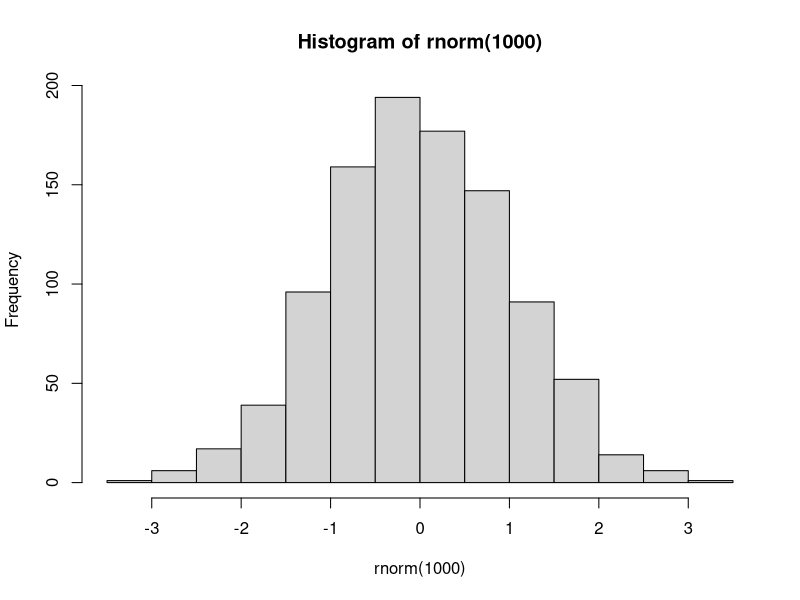

Generate this figure with R:
print("Bismillah ArRahmanir Rahim")

pdf("xh.pdf") #set graphical output file
hist(rnorm(1000)) #generate 100 N(0,1) varies and plot their histogram
dev.off() #close the graphical output file


# example("persp")
